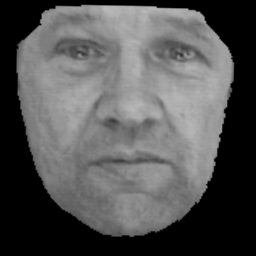
#> input picture face_data/face000.bmp, 256 x 256 px
$ jupyter execute --allow-errors 'Eigen Face.ipynb'
#> lines starting #> are read from the running program, lines starting #| are printed output that depends on the picture
[cell 1]
from matplotlib import pyplot as plt
import os
import numpy as np
from PIL import Image
import cv2

[cell 2]
path, dirs, files = next(os.walk("./face_data/"))
file_count = len(files)
images = []
for i in range(file_count):
    digit = 0
    data = np.zeros((256,256,3))
    x =i
    while(x is not 0):
        digit+=1
        x = x//10
    if digit == 0:
        data = np.asarray(cv2.imread('./face_data/face000.bmp',0)).astype('float32')
#> data: shape (256, 256) float32; min 0, max 185, mean 84.4
    elif digit==1:
        data = np.asarray(cv2.imread('./face_data/face00'+str(i)+'.bmp',0)).astype('float32')
    elif digit==2:
        data = np.asarray(cv2.imread('./face_data/face0'+str(i)+'.bmp',0)).astype('float32')
    elif digit == 3:
        data = np.asarray(cv2.imread('./face_data/face'+str(i)+'.bmp',0)).astype('float32')
    images.append(data)

[cell 3]
image_array = np.zeros((177,65536))
temp1d =np.array
for i in range(len(images)):
    temp = np.zeros((256,256))
    temp = np.copy(images[i])
    temp1d = np.zeros((65536))
    temp1d = temp.flatten()
    image_array[i]+=temp1d
#> this loop made 3 passes

## Divide the dataset into Train & Test

[cell 4]
train = np.zeros((157,65536))
test = np.zeros((20,65536))
train = np.copy(image_array[:157])
test = np.copy(image_array[157:])

## Lets Calculate the Mean of training DataSet

[cell 5]
train[np.isnan(train)] = 0
mean_temp_image = np.zeros((256,256))
mean_temp_image = np.reshape(np.mean(train, axis=0), (256,256))
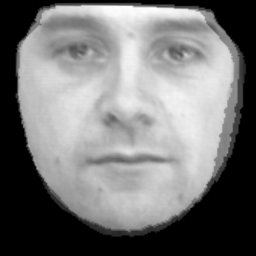
#> mean_temp_image: shape (256, 256) float64; min 0, max 3.49, mean 1.64; drawn with min black and max white

[cell 6]
height, width = train.shape
#> height = 157; width = 65536
mean_temp_image1 = np.zeros((65536))
for i in range(width):
    sum_image = 0
    for j in range(height):
        sum_image+= train[j][i]
    mean_temp_image1[i] = sum_image//157

[cell 7]
plt.imshow(np.reshape(mean_temp_image1, (256,256)), cmap='gray')
plt.show()

## Lets Normalize the training DataSet

[cell 8]
normalizedTrainingDataset = np.zeros((train.shape))
for i in range(len(train)):
    normalizedTrainingDataset[i] = train[i]- mean_temp_image1

[cell 9]
plt.imshow(np.reshape(normalizedTrainingDataset[2], (256,256)), cmap='gray')
plt.show()
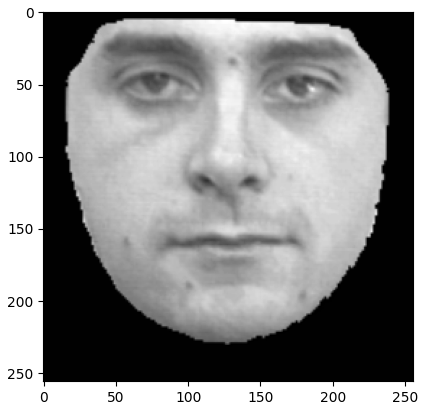
#> figure drawn by matplotlib, 1 panel

### Display Normalized Image

[cell 10]
for i in range(30):
    temp_display = normalizedTrainingDataset[i].reshape(256,256)
    plt.subplot(5,6,1+i)
    plt.imshow(temp_display,cmap="gray")
    plt.tick_params(labelleft='off', labelbottom='off', bottom='off',top='off',right='off',left='off')
#> this loop made 30 passes
#> pass 1, `temp_display = normalizedTrainingDataset[i].reshape(256,256)`:
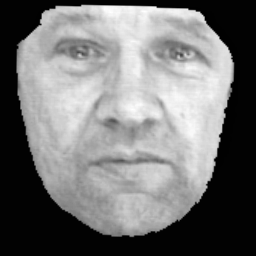
#> temp_display: shape (256, 256) float64; min -2, max 182, mean 83.1; drawn with min black and max white
#> pass 2, `temp_display = normalizedTrainingDataset[i].reshape(256,256)`:
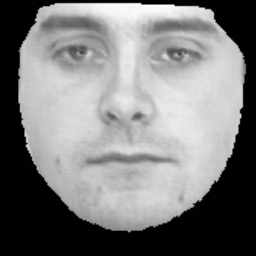
#> temp_display: shape (256, 256) float64; min -1, max 175, mean 85.6; drawn with min black and max white
#> pass 3, `temp_display = normalizedTrainingDataset[i].reshape(256,256)`:
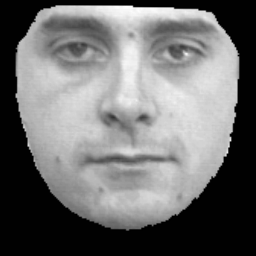
#> temp_display: shape (256, 256) float64; min -1, max 194, mean 84.5; drawn with min black and max white
plt.show()
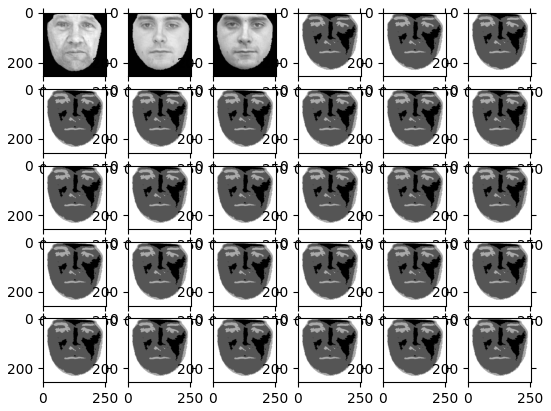
#> figure drawn by matplotlib, 30 panels
del temp_display

## Get Principal Component from Normalized Training Dataset

[cell 11]
normalized_Transpose = normalizedTrainingDataset.transpose()

[cell 12]
Normalized_dot_Normalized_Transpose = np.dot(normalizedTrainingDataset, normalized_Transpose)
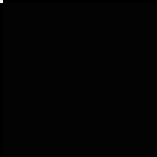
#> Normalized_dot_Normalized_Transpose: shape (157, 157) float64; min -11574903, max 770806407, mean 16082; drawn with min black and max white

[cell 13]
temp_values, temp_vectors = np.linalg.eig(Normalized_dot_Normalized_Transpose)

## IF we need to take transpose of training or normalized dataset of training

[cell 14]
eigen_vectors = np.dot(normalized_Transpose, temp_vectors)
# eigen_vectors = np.dot(train.transpose(), temp_vectors)
eigen_vectors = eigen_vectors.transpose()

[cell 15]
eigen_pair = zip(temp_values, eigen_vectors)
eigen_Sortedpairs = sorted(eigen_pair, key = lambda x: x[0], reverse=True)
#> eigen_Sortedpairs = 157 items

[cell 16]
sorted_eigenValues = []
sorted_eigenVectors = []
for i, j in eigen_Sortedpairs:
    sorted_eigenValues.append(i)
    sorted_eigenVectors.append(j)
#> after the loop, sorted_eigenValues = 157 items; sorted_eigenVectors = 157 items

[cell 17]
sorted_eigenValues = np.array(sorted_eigenValues)
sorted_eigenVectors = np.array(sorted_eigenVectors)

#> (a cell that did not finish here is left out)

[cell 19]
num_comp = range(1,40)
plt.scatter(num_comp,sorted_eigenValues[:39])
plt.show()
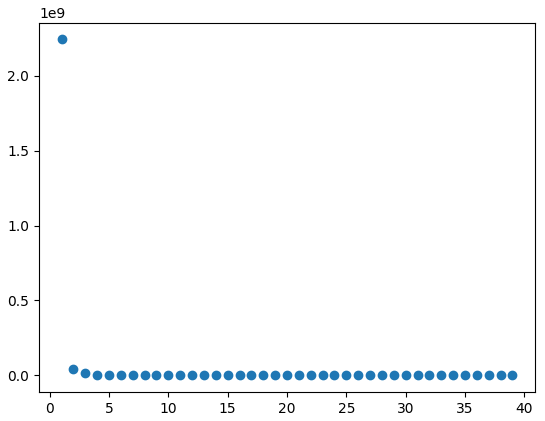
#> figure drawn by matplotlib, 1 panel

## Finding Weight for training Data for k =30

[cell 20]
eigenK30 = np.array(sorted_eigenVectors[:30])
weight30 = []
for i in normalizedTrainingDataset:
    weight30.append(np.dot(eigenK30,i))
#> after the loop, weight30 = 157 items

[cell 21]
weight30 = np.array(weight30)

#### Lets take an image which is from test dataset

[cell 22]
testing_image = test[0]
plt.imshow(np.reshape(testing_image,(256,256)),cmap="gray")
plt.tick_params(labelleft='off', labelbottom='off', bottom='off',top='off',right='off',left='off')
plt.show()
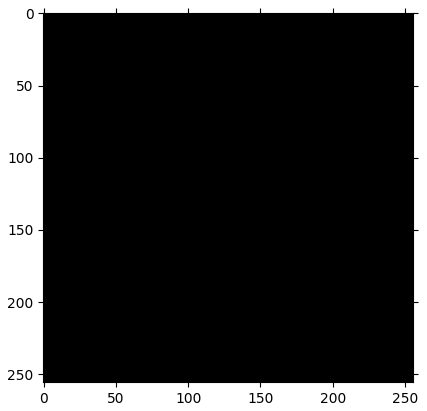
#> figure drawn by matplotlib, 1 panel

#### Lets normalize this image by subtracting mean of train

[cell 23]
normalized_testing_image = testing_image - mean_temp_image1
plt.imshow(np.reshape(normalized_testing_image,(256,256)),cmap="gray")
plt.tick_params(labelleft='off', labelbottom='off', bottom='off',top='off',right='off',left='off')
plt.show()
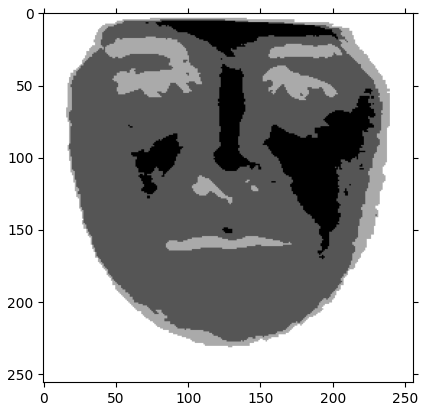
#> figure drawn by matplotlib, 1 panel
